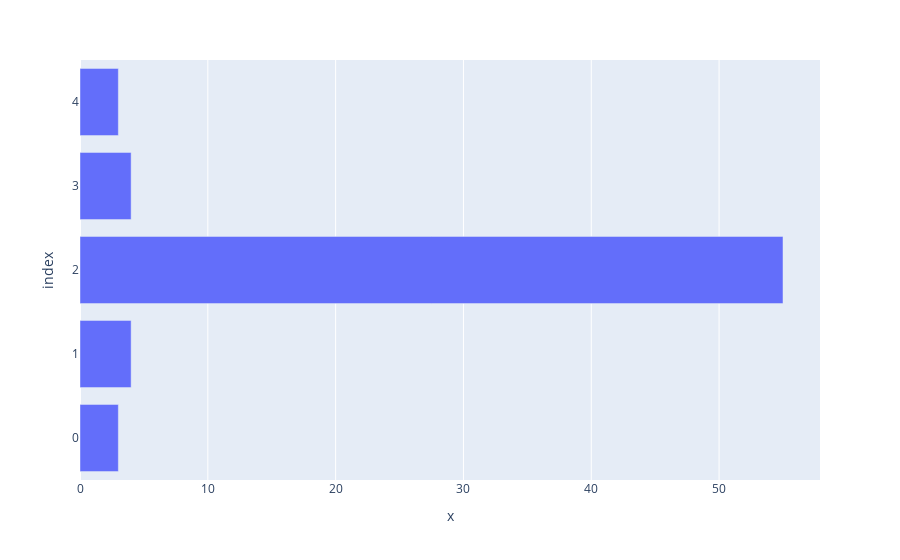

Notebook source saved alongside this figure:
### Code cell
import plotly
import plotly.express as ax

x = [1,2,13,4,5]
y = [3,4,55,4,3]

ax.bar(x , y)

### Figure 1 — Plotly figure (JSON) as saved in the notebook; plotly's stock layout.template omitted (floating-point values rounded to 4 significant figures)
{"data": [{"alignmentgroup": "True", "hovertemplate": "x=%{x}<br>index=%{y}<extra></extra>", "legendgroup": "", "marker": {"color": "#636efa", "pattern": {"shape": ""}}, "name": "", "offsetgroup": "", "orientation": "h", "showlegend": false, "textposition": "auto", "type": "bar", "x": [3, 4, 55, 4, 3], "xaxis": "x", "y": [0, 1, 2, 3, 4], "yaxis": "y"}], "layout": {"barmode": "relative", "legend": {"tracegroupgap": 0}, "margin": {"t": 60}, "xaxis": {"anchor": "y", "domain": [0, 1], "title": {"text": "x"}}, "yaxis": {"anchor": "x", "domain": [0, 1], "title": {"text": "index"}}}}
